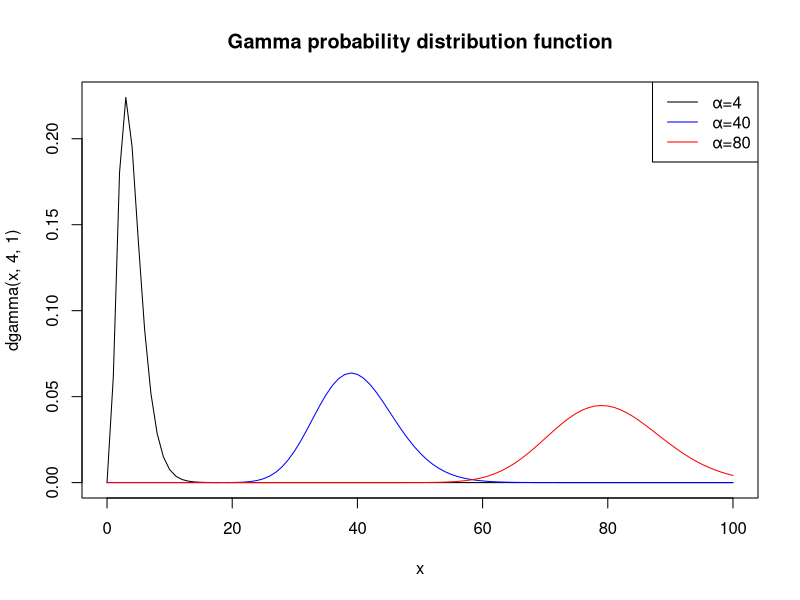
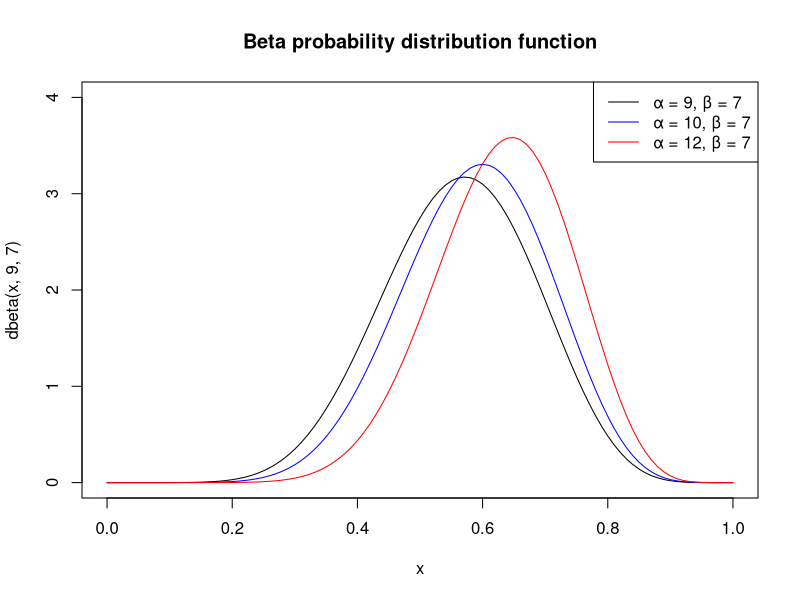
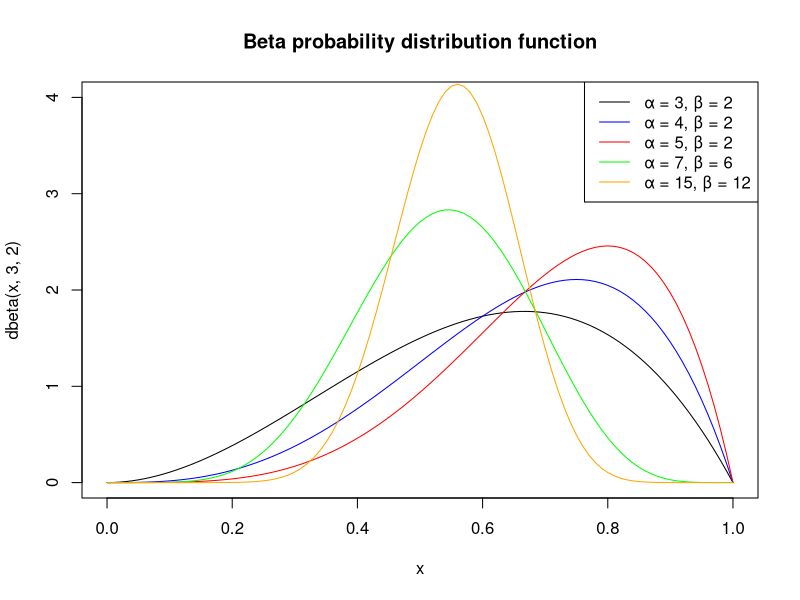
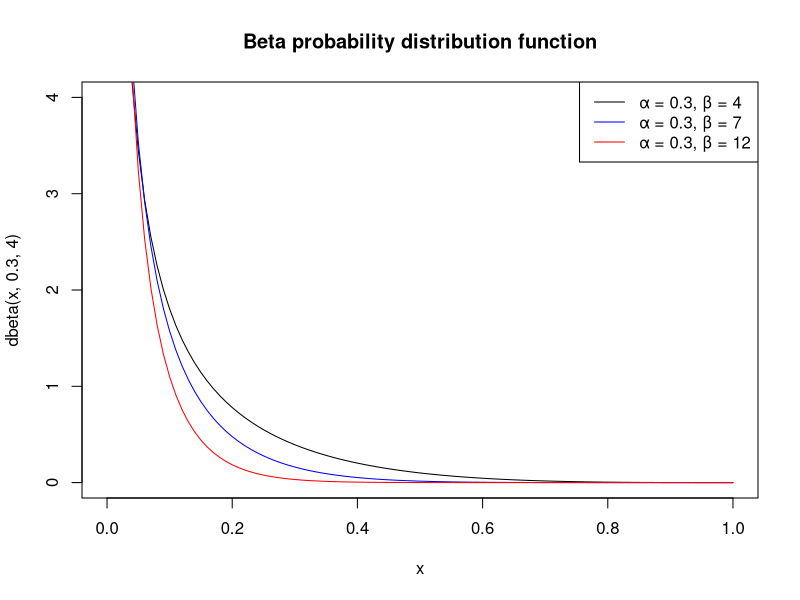
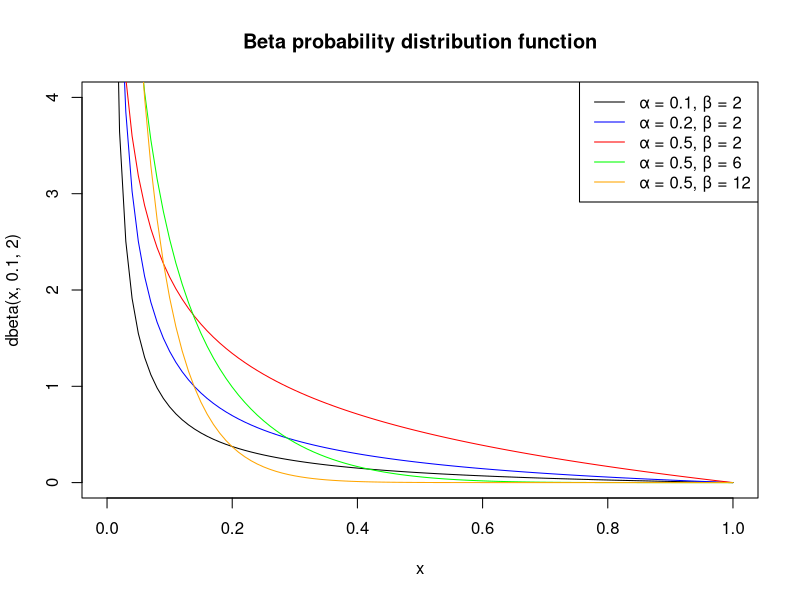

These charts were generated, in order, by the following R code:
## ---- chunk 1
knitr::opts_chunk$set(echo = TRUE)
## ---- chunk 2
curve( dgamma(x,4,1), xlim=c(0,100) )
curve( dgamma(x,40,1), add=T, col='blue' )
curve( dgamma(x,80,1), add=T, col='red' )
title(main="Gamma probability distribution function")
legend(par('usr')[2], par('usr')[4], xjust=1,
       c('α=4', 'α=40', 'α=80'),
       lwd=1, lty=1,
       col=c(par('fg'), 'blue', 'red') )
## ---- chunk 3
curve( dbeta(x,9,7), ylim=c(0,4) )
curve( dbeta(x,10,7), add=T, col='blue' )
curve( dbeta(x,12,7), add=T, col='red' )
title(main="Beta probability distribution function")
legend(par('usr')[2], par('usr')[4], xjust=1,
       c('α = 9, β = 7', 'α = 10, β = 7', 'α = 12, β = 7'),
       lwd=1, lty=1,
       col=c(par('fg'), 'blue', 'red') )
## ---- chunk 4
curve( dbeta(x,3,2), ylim=c(0,4) )
curve( dbeta(x,4,2), add=T, col='blue' )
curve( dbeta(x,5,2), add=T, col='red' )
curve( dbeta(x,7,6), add=T, col='green' )
curve( dbeta(x,15,12), add=T, col='orange' )
title(main="Beta probability distribution function")
legend(par('usr')[2], par('usr')[4], xjust=1,
       c('α = 3, β = 2', 'α = 4, β = 2', 'α = 5, β = 2', 'α = 7, β = 6', 'α = 15, β = 12'),
       lwd=1, lty=1,
       col=c(par('fg'), 'blue', 'red', 'green', 'orange') )
## ---- chunk 5
curve( dbeta(x,0.3,4), ylim=c(0,4) )
curve( dbeta(x,0.3,7), add=T, col='blue' )
curve( dbeta(x,0.3,12), add=T, col='red' )
title(main="Beta probability distribution function")
legend(par('usr')[2], par('usr')[4], xjust=1,
       c('α = 0.3, β = 4', 'α = 0.3, β = 7', 'α = 0.3, β = 12'),
       lwd=1, lty=1,
       col=c(par('fg'), 'blue', 'red') )
## ---- chunk 6
curve( dbeta(x,0.1,2), ylim=c(0,4) )
curve( dbeta(x,0.2,2), add=T, col='blue' )
curve( dbeta(x,0.5,2), add=T, col='red' )
curve( dbeta(x,0.5,6), add=T, col='green' )
curve( dbeta(x,0.5,12), add=T, col='orange' )
title(main="Beta probability distribution function")
legend(par('usr')[2], par('usr')[4], xjust=1,
       c('α = 0.1, β = 2', 'α = 0.2, β = 2', 'α = 0.5, β = 2', 'α = 0.5, β = 6', 'α = 0.5, β = 12'),
       lwd=1, lty=1,
       col=c(par('fg'), 'blue', 'red', 'green', 'orange') )
## ---- chunk 7
x <- c(19.1, 38.2, 57.3, 76.2, 95, 114, 131, 150, 170)
y <- c(.095, .174, .256, .348, .429, .500, .580, .651, .722)
summary(lm(y~x))
## ---- chunk 8
x <- c(-7, -5, -3, -1, 1, 3, 5, 7)
y <- c(18.5,22.6,27.2,31.2,33.0,44.9,49.4,35.0)
lm(y~x)
## ---- chunk 9
x <- c(-7, -5, -3, -1, 1, 3, 5, 7)
y <- c(18.5,22.6,27.2,31.2,33.0,44.9,49.4,35.0)
lm(y~x+I(x^2))
